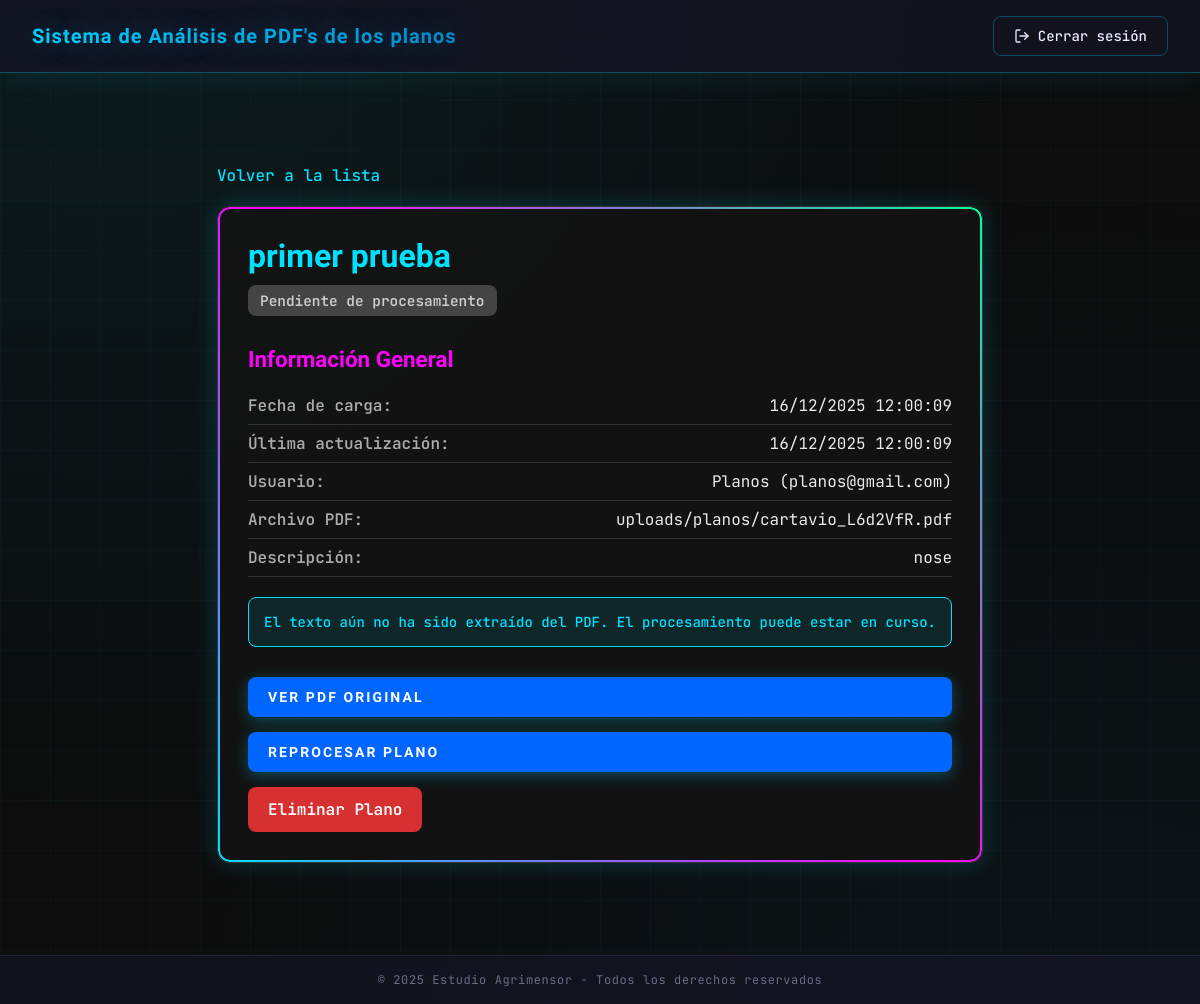
Page /panel/detalle/2/ (signed in) on the committed database.
### planos/models.py (models this page shows, shortened)
class Plano(models.Model):
    ESTADO_CHOICES = [
        ('pendiente', 'Pendiente de Procesamiento'),
        ('procesando', 'Procesando'),
        ('completado', 'Completado'),
        ('error', 'Error'),
    ]
    titulo = models.CharField(max_length=255, help_text="Título descriptivo del plano")
    descripcion = models.TextField(blank=True, null=True, help_text="Descripción adicional")
    archivo_pdf = models.FileField(upload_to='uploads/planos/', help_text="Archivo PDF del plano")
    estado = models.CharField(max_length=20, choices=ESTADO_CHOICES, default='pendiente')
    fecha_carga = models.DateTimeField(auto_now_add=True)
    fecha_actualizacion = models.DateTimeField(auto_now=True)
    usuario = models.ForeignKey(User, on_delete=models.CASCADE, related_name='planos', null=True, blank=True)
    texto_extraido = models.TextField(blank=True, null=True, help_text="Texto extraído del PDF")
    datos_procesados = models.JSONField(blank=True, null=True, help_text="Datos estructurados extraídos")
    memoria_path = models.CharField(max_length=500, blank=True, null=True, help_text="Ruta de la memoria Word generada")
    class Meta:
        verbose_name = 'Plano'
        verbose_name_plural = 'Planos'
        ordering = ['-fecha_carga']

### planos/views.py (the view)
# urls.py: path("panel/detalle/<int:plano_id>/", views.detalle_plano, name="detalle_plano"),
@superuser_required
def detalle_plano(request, plano_id):
    plano = get_object_or_404(Plano, id=plano_id)
    return render(request, 'planos/detalle_plano.html', {'plano': plano})

### templates/planos/detalle_plano.html (shortened to what this page needs)
{% extends "base.html" %}
{% load static %}
{% block extra_css %}
<link rel="stylesheet" href="{% static 'css/detalle_plano.css' %}">
{% endblock %}
{% block content %}
<div class="container">
    <a href="{% url 'lista_planos' %}" class="back-button">
         Volver a la lista
    </a>
    <div class="card">
        <div class="header">
            <h1>{{ plano.titulo }}</h1>
            <span class="estado-badge estado-{{ plano.estado }}">
                {% if plano.estado == 'pendiente' %} Pendiente de procesamiento
                {% elif plano.estado == 'procesando' %} Procesando...
                {% elif plano.estado == 'completado' %} Procesamiento completado
                {% elif plano.estado == 'error' %} Error en el procesamiento
                {% endif %}
            </span>
        </div>
        <div class="info-section">
            <h2>Información General</h2>
            <div class="info-row">
                <div class="info-label">Fecha de carga:</div>
                <div class="info-value">{{ plano.fecha_carga|date:"d/m/Y H:i:s" }}</div>
            </div>
            <div class="info-row">
                <div class="info-label">Última actualización:</div>
                <div class="info-value">{{ plano.fecha_actualizacion|date:"d/m/Y H:i:s" }}</div>
            </div>
            {% if plano.usuario %}
            <div class="info-row">
                <div class="info-label">Usuario:</div>
                <div class="info-value">{{ plano.usuario.username }} ({{ plano.usuario.email }})</div>
            </div>
            {% endif %}
            <div class="info-row">
                <div class="info-label">Archivo PDF:</div>
                <div class="info-value">{{ plano.archivo_pdf.name }}</div>
            </div>
            {% if plano.descripcion %}
            <div class="info-row">
                <div class="info-label">Descripción:</div>
                <div class="info-value">{{ plano.descripcion }}</div>
            </div>
            {% endif %}
        </div>
        {% if plano.texto_extraido %}
        <div class="info-section">
            <h2>Texto Extraído del PDF</h2>
            <div class="texto-extraido">{{ plano.texto_extraido }}</div>
        </div>
        {% else %}
        <div class="alert alert-info">
             El texto aún no ha sido extraído del PDF. El procesamiento puede estar en curso.
        </div>
        {% endif %}
        <div class="actions">
            <a href="{{ plano.archivo_pdf.url }}" target="_blank" class="btn btn-primary">
                 Ver PDF Original
            </a>
            {% if plano.estado == 'error' or plano.estado == 'pendiente' %}
            <a href="{% url 'reprocesar_plano' plano.id %}" class="btn btn-primary">
                 Reprocesar Plano
            </a>
            {% endif %}
            <a href="{% url 'eliminar_plano' plano.id %}" class="btn btn-danger" onclick="return confirm('¿Estás seguro de eliminar este plano?')">
                 Eliminar Plano
            </a>
        </div>
    </div>
</div>
{% endblock %}

### static/css/variables.css (style rules this page uses)
:root { --bg-card: #1e1e1e; --bg-primary: #ffffff; --text-primary: #e0e0e0; --text-secondary: #b0b0b0; --text-muted: #888888; --accent-primary: #00d4ff; --accent-secondary: #0099cc; --border-color: #333333; --border-subtle: #444444; --success: #00ff88; --warning: #ffaa00; --error: #ff4466; --font-display: 'Poppins', sans-serif; --font-mono: 'Fira Code', monospace; }

### static/css/base.css (style rules this page uses)
:root { --bg-primary: #0a0a0f; --bg-secondary: #12121a; --bg-card: rgba(20, 20, 35, 0.85); --text-primary: #e8e8ff; --text-secondary: #a0a0c0; --text-muted: #6b6b8a; --accent-primary: #00d4ff; --accent-secondary: #0088cc; --accent-glow: rgba(0, 212, 255, 0.4); --border-color: rgba(0, 212, 255, 0.3); --border-subtle: rgba(100, 100, 150, 0.2); --success: #00ff88; --warning: #ffaa00; --error: #ff4466; --font-mono: 'JetBrains Mono', monospace; --font-display: 'Orbitron', sans-serif; }
* { margin: 0; padding: 0; box-sizing: border-box; }
body { font-family: var(--font-mono); background: var(--bg-primary); color: var(--text-primary); min-height: 100vh; display: flex; flex-direction: column; position: relative; overflow-x: hidden; }
body::before { content: ''; position: fixed; top: 0; left: 0; right: 0; bottom: 0; background-image: linear-gradient(rgba(0, 212, 255, 0.03) 1px, transparent 1px), linear-gradient(90deg, rgba(0, 212, 255, 0.03) 1px, transparent 1px); background-size: 50px 50px; pointer-events: none; z-index: 0; }
body::after { content: ''; position: fixed; top: -50%; left: -50%; width: 200%; height: 200%; background: radial-gradient(circle at 30% 20%, rgba(0, 212, 255, 0.08) 0%, transparent 40%), radial-gradient(circle at 70% 80%, rgba(0, 136, 204, 0.06) 0%, transparent 40%); pointer-events: none; z-index: 0; }
.alert { padding: 1rem 1.25rem; border-radius: 8px; margin-bottom: 0.75rem; font-size: 0.875rem; display: flex; align-items: center; gap: 0.75rem; backdrop-filter: blur(10px); border: 1px solid; }
.alert-info { background: rgba(0, 212, 255, 0.1); border-color: rgba(0, 212, 255, 0.3); color: var(--accent-primary); }
.btn-primary { width: 100%; padding: 1rem; font-family: var(--font-display); font-size: 0.875rem; font-weight: 600; text-transform: uppercase; letter-spacing: 0.15em; color: var(--bg-primary); background: linear-gradient(135deg, var(--accent-primary), var(--accent-secondary)); border: none; border-radius: 8px; cursor: pointer; position: relative; overflow: hidden; transition: all 0.3s ease; box-shadow: 0 4px 15px rgba(0, 212, 255, 0.3); }

### rows in the picture
Plano: titulo "primer prueba", fecha_carga "16/12/2025 12:00:09", fecha_actualizacion "16/12/2025 12:00:09", usuario.username "Planos", usuario.email "planos@gmail.com", archivo_pdf.name "uploads/planos/cartavio_L6d2VfR.pdf", descripcion "nose"
